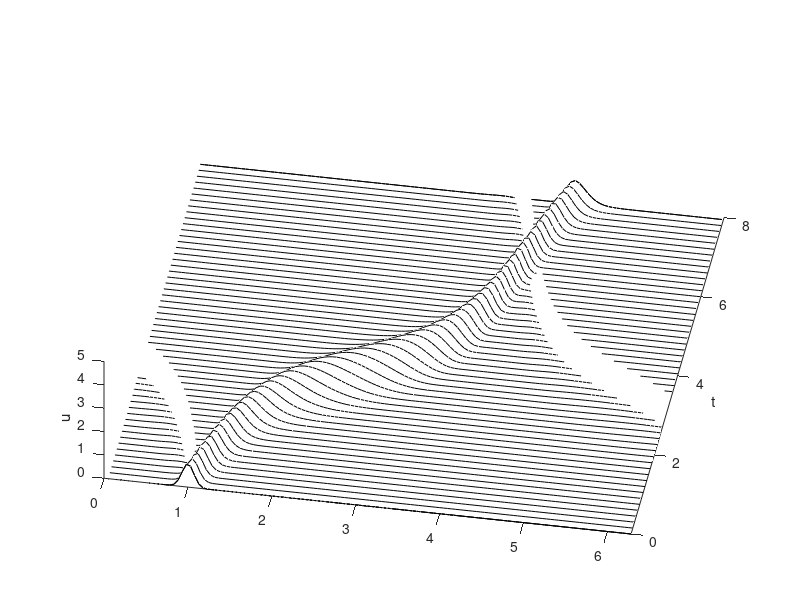

Recreate this plot in MATLAB.
% p6.m - variable coefficient wave equation
% Grid, variable coefficient, and initial data:
N = 128; h = 2*pi/N; x = h*(1:N); t = 0; dt = h/4;
c = .2 + sin(x-1).^2;
v = exp(-100*(x-1).^2); vold = exp(-100*(x-.2*dt-1).^2);
% Time-stepping by leap frog formula:
tmax = 8; tplot = .15; clf, drawnow
plotgap = round(tplot/dt); dt = tplot/plotgap;
nplots = round(tmax/tplot);
data = [v; zeros(nplots,N)]; tdata = t;
for i = 1:nplots
for n = 1:plotgap
t = t+dt;
v_hat = fft(v);
w_hat = 1i*[0:N/2-1 0 -N/2+1:-1] .* v_hat;
w = real(ifft(w_hat));
vnew = vold - 2*dt*c.*w; vold = v; v = vnew;
end
data(i+1,:) = v; tdata = [tdata; t];
end
waterfall(x,tdata,data), view(10,70), colormap([0 0 0])
axis([0 2*pi 0 tmax 0 5]), ylabel t, zlabel u, grid off